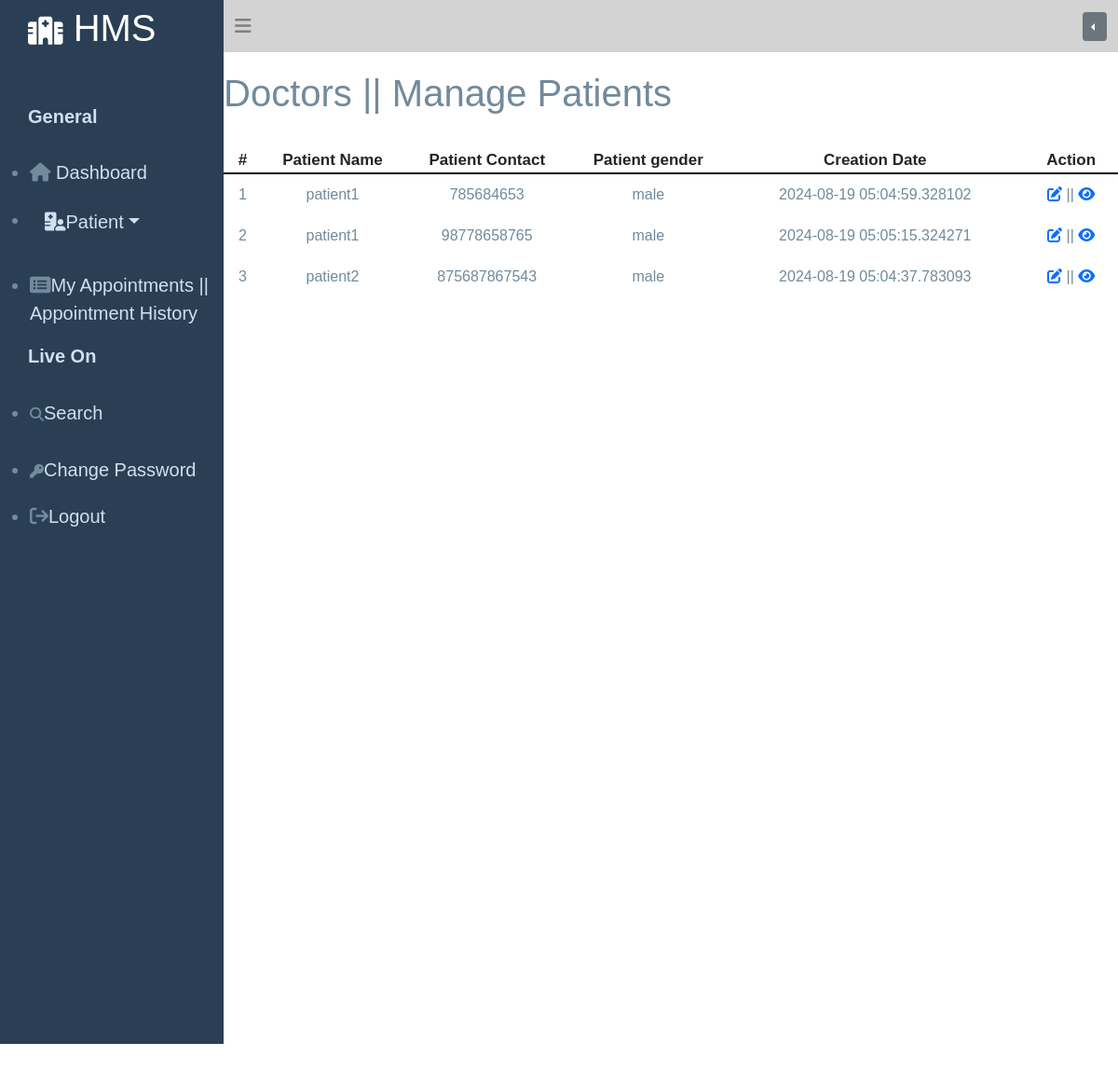
The page /doctors/manage_patient.php (signed in) on the database its author committed.
### tables this page shows
CREATE TABLE `patients` (
  `id` int(11) NOT NULL,
  `doctor_name` varchar(40) NOT NULL,
  `patient_name` varchar(40) NOT NULL,
  `patient_contact` bigint(10) NOT NULL,
  `email` varchar(30) NOT NULL,
  `patient_gender` varchar(20) NOT NULL,
  `patient_address` text NOT NULL,
  `patient_age` bigint(3) NOT NULL,
  `medical_history` text NOT NULL,
  `creation_date` timestamp(6) NOT NULL DEFAULT current_timestamp(6) ON UPDATE current_timestamp(6)
);

### logic.php (called while the page is built, shortened)
<?php
class mydb{
  function dbconct(){
      $this->host="127.0.0.1";
      $this->username="root";
      $this->password="";
      $this->dbname="hosp";
      $myconn=new mysqli($this->host,$this->username,$this->password,$this->dbname);
      return $myconn;
        }
  }
  class myselectquery2 extends mydb{
    public function slctdt2($table2){
      $data2="SELECT * FROM $table2";
      $slct_query2=$this->dbconct()->query($data2);
      if($slct_query2->num_rows>0){
       while($final=$slct_query2->fetch_assoc()){
          $getfinal[]=$final;
       }
       return $getfinal;
      }
    }
  }
?>

### doctors/manage_patient.php (the view, shortened to what this page needs)
<!DOCTYPE html>
<html lang="en">
<head>
  <link rel="stylesheet" href="../style.css">
  <link rel="stylesheet" href="https://cdnjs.cloudflare.com/ajax/libs/font-awesome/6.6.0/css/all.min.css" />
  <link href="https://cdn.jsdelivr.net/npm/bootstrap@5.0.2/dist/css/bootstrap.min.css" rel="stylesheet">
</head>
<body>
<div class="sidebar">
  <?php
  include "../logic.php";
  include "sidebar.php";
   ?>
</div>
<div class="navb">
  <div class="bar">
<?php include "header.php"; ?>
</div>
<div class="data">
<h1 style="color:rgb(113,138,156); margin-top:20px;">Doctors || Manage Patients</h1>
<div class="man_pat" style="margin-top:35px;">
<?php
$myobj=new myselectquery2();
$table2="patients";
$cnt=1;
$slct=$myobj->slctdt2($table2);
if(isset($slct[0])){
  echo '<table class="data_table">';
  echo '
    <tr>
    <th>#</th>
    <th>Patient Name</th>
    <th>Patient Contact</th>
    <th>Patient gender</th>
    <th>Creation Date</th>
    <th>Action</th>
    </tr>
  ';
  foreach($slct as $get){
    echo '
    <tr>
    <td>'.$cnt.'</td>
    <td>'.$get['patient_name'].'</td>
    <td>'.$get['patient_contact'].'</td>
    <td>'.$get['patient_gender'].'</td>
    <td>'.$get['creation_date'].'</td>
    <td>
    <a href="edit_patient.php?id='.$get['id'].'"><i class="fa fa-edit"></i></a> || <a href="view_patient.php?idv='.$get['id'].'"><i class="fa fa-eye"></i></a>
    </td>
    </tr>
    ';
    $cnt=$cnt+1;
  }
  echo '</table>';
}
?>
</div>
</div>
</div>
</body>
</html>

### style.css (style rules this page uses)
* { margin:0; padding:0; font-family: Arial, Helvetica, sans-serif; }
.sidebar { color:rgb(113, 138, 156); width:20%; height: 70rem; float:left; background-color:rgb(42, 63, 84); }
.navb { width:80%; height:60rem; float: left; }
.data_table { width:100%; }
.data_table th { border-bottom:2px solid black; text-align: center; font-size:17px; }
.data_table td { text-align: center; padding:10px 10px; color:rgb(113, 138, 156); }

### rows shown on the page
patients: patient_name "patient1", patient_contact "785684653", patient_gender "male", creation_date "2024-08-19 05:04:59.328102"
patients: patient_name "patient1", patient_contact "98778658765", patient_gender "male", creation_date "2024-08-19 05:05:15.324271"
patients: patient_name "patient2", patient_contact "875687867543", patient_gender "male", creation_date "2024-08-19 05:04:37.783093"
